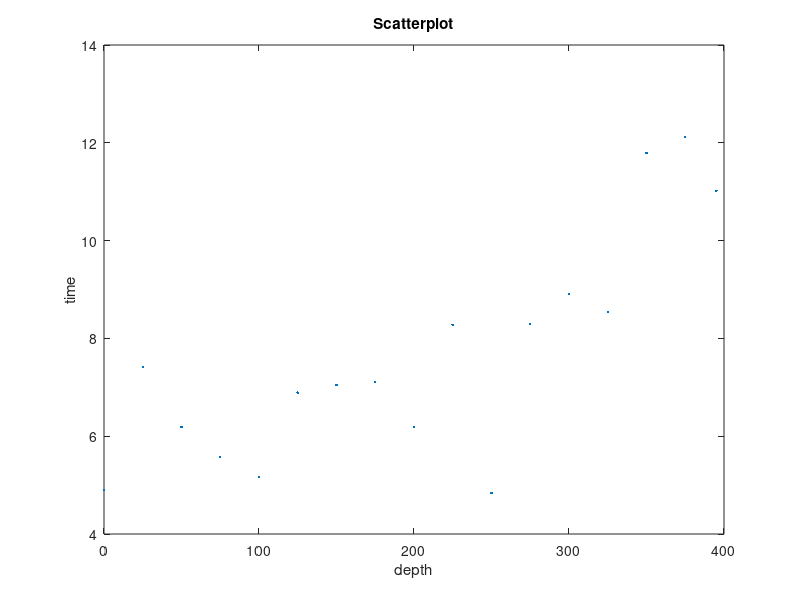

MATLAB code for this plot: (Note: this script raises an error after producing the figure.)
%% Workshop 6
%% 1 (DRILLROCK)
delimiterIn = ',';
A = importdata('DRILLROCK.csv',delimiterIn);
% how many data points are there?
A.data
size(A.data)
% plot scatterplots
clf
x = A.data(:,1); % depth data
y = A.data(:,2); % time data
plot(x,y,'.')
title('Scatterplot') % title for plot
xlabel('depth') % x-axis label
ylabel('time') % y-axis label

% 1.2
Y = y;
% define the matrix X. Don't forget about the intercept.
X = [ones(17,1) x];
betahat = inv(X'*X)*(X'*Y);
sigmahat = sqrt((Y-X*betahat)'*(Y-X*betahat)/(17-2));

% define values for parameters that we use at the start of the optimisation.
% We have 3 parameters: sigma, beta_0, beta_1
% x0 is the same length as the vector 'paras' in the function 'negloglik'.
x0 = [sqrt(var(y)) 1 0];
% check that computing the negative log-likelihood using 'negloglik.m' works:
negloglik([1 2 0],1,2) % uses sigma=1, beta_0=2 and beta_1=0 for data: Y=1 and x=2.
negloglik(x0,y,x) % uses starting values of parameters and all data.
% maximum likelihood fit:
fun = @(s)negloglik(s,y,x); % this sets up the function we want to minimise.
s = fminsearch(fun,x0); % here we performe the optimisation
% (i.e. find parameters for which negloglik is minimal)
% The fitted parameters are stored in 's':

% create a table for the data (x,y, defined above):
data = table(x,y,'VariableNames',{'depth','time'});
% show first few rows of table
data(1:5,:)
% fit simple linear model
m1 = fitlm(data, 'time~depth');

% 1.3
% use parameter estimates and data to find residuals.
resids = Y-X*betahat;
% plot a histogram of the residuals
clf
subplot(1,2,1)
hist(resids)
xlabel('Residuals')
ylabel('Frequency')
% plot the residuals versus the fitted values
fitted = X*betahat;
subplot(1,2,2)
plot(fitted,resids,'.')
xlabel('Fitted values') % x-axis label
ylabel('Residuals') % y-axis label

% plot distribution of residuals (for outliers etc.)
clf
subplot(2,2,1)
plotResiduals(m1)
% plot to check normality
subplot(2,2,2)
plotResiduals(m1,'probability')
% residuals versus fitted values (check for homoscedasticity)
subplot(2,2,3)
plotResiduals(m1,'fitted')
% auto-correlation (via lagged residuals)
subplot(2,2,4)
plotResiduals(m1,'lagged') % want no trend in this!

% 1.4. Check the model fit visually
% check model fit:
clf
% plot the raw data:
plot(x,y,'.')
hold on
% plot model fit line using the estimates parameters:
xx = [0 400];
yy = [m1.Coefficients{1,1}+0*m1.Coefficients{2,1} m1.Coefficients{1,1}+400*m1.Coefficients{2,1}];
plot(xx,yy,'k','LineWidth',2)
xlabel('depth') % x-axis label
ylabel('time') % y-axis label
title('Model fit line')

% 1.5 
% re-calculate the error estimate
sigmahat = sqrt((Y-X*betahat)'*(Y-X*betahat)/(17-2));
% calculate the quantity SS_xx
ssxx = sum((x-mean(x)).*(x-mean(x)));
% calculate the T-value
T = (betahat(2)-0)/(sigmahat/sqrt(ssxx));
% notice how you can also obtain this from the first
% and second columns of the Matlab output:
m1.Coefficients{2,1}/m1.Coefficients{2,2};
% obtain the p-value (two-tailed):
P = 2*(1-tcdf(T,17-2));